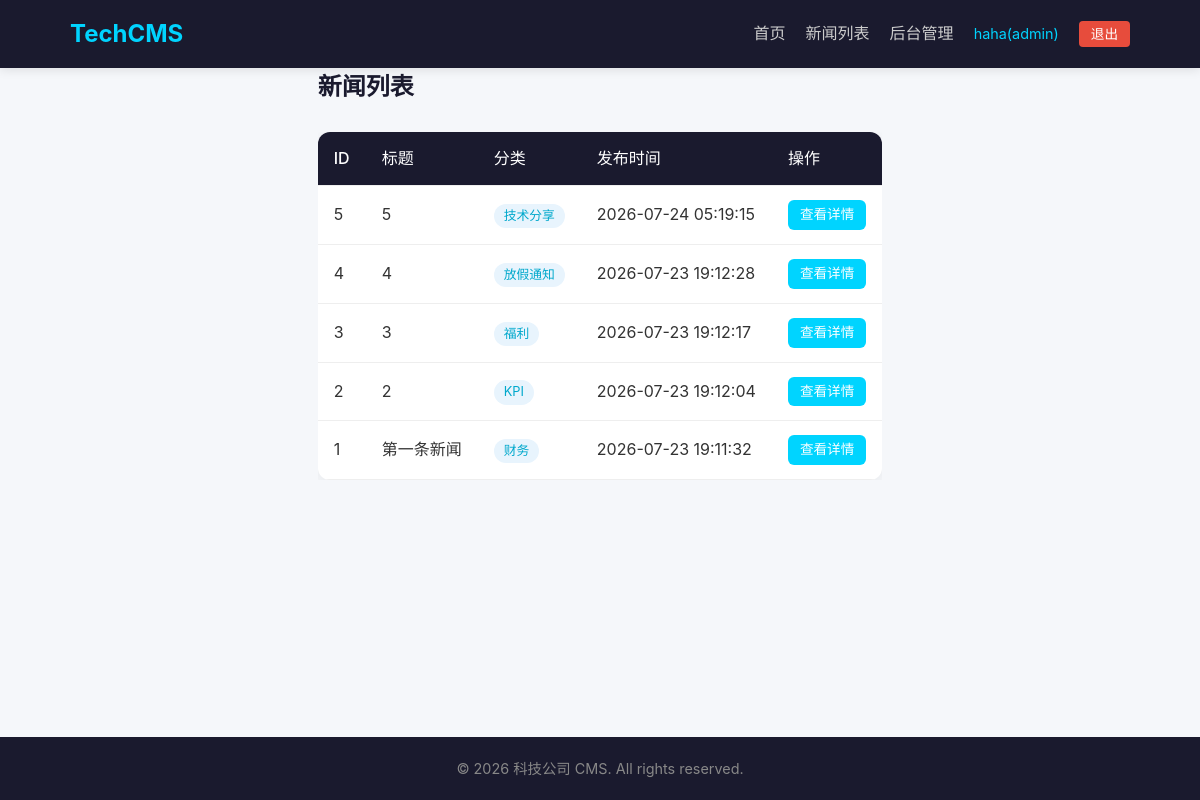
The page /news (signed in) on the database its author committed.
### __init__.py (models this page shows)
class Company_news(Base):
    __tablename__ = 'company_news'
    id = Column(Integer, primary_key=True, autoincrement=True)
    title = Column(String(255))
    content = Column(Text)
    category = Column(String(255))
    date = Column(DateTime, default=datetime.now)

### app_commpany_cns.py (the view)
@app.route('/news')
@login_user_required
def news_list_page():
    db = Session()
    news_db = db.query(Company_news).order_by(Company_news.id.desc()).all()
    news_list = [{"id": n.id, "title": n.title, "content": n.content,
                  "category": n.category, "date": n.date.strftime("%Y-%m-%d %H:%M:%S")}
                 for n in news_db]
    db.close()
    return render_template('news_list.html', news_list=news_list)

### app_commpany_cns.py (called while the page is built)
def login_user_required(f):
    @wraps(f)
    def decorated(*args, **kwargs):
        if 'username' not in session:
            return redirect(url_for('login_page'))
        return f(*args, **kwargs)
    return decorated

### templates/news_list.html (shortened to what this page needs)
{% extends "base.html" %}
{% block content %}
<div class="news-list-container">
    <h2>新闻列表</h2>
    {% if news_list %}
    <div class="table-container">
        <table class="news-table">
            <thead>
                <tr>
                    <th>ID</th>
                    <th>标题</th>
                    <th>分类</th>
                    <th>发布时间</th>
                    <th>操作</th>
                </tr>
            </thead>
            <tbody>
                {% for news in news_list %}
                <tr>
                    <td>{{ news.id }}</td>
                    <td>{{ news.title }}</td>
                    <td><span class="tag">{{ news.category }}</span></td>
                    <td>{{ news.date }}</td>
                    <td><a href="/news/{{ news.id }}" class="btn btn-sm">查看详情</a></td>
                </tr>
                {% endfor %}
            </tbody>
        </table>
    </div>
    {% else %}
    <p class="empty-tip">暂无新闻</p>
    {% endif %}
</div>
{% endblock %}

### static/style.css (style rules this page uses)
* { margin: 0; padding: 0; box-sizing: border-box; }
body { font-family: -apple-system, BlinkMacSystemFont, "Segoe UI", "Microsoft YaHei", sans-serif; background: #f5f7fa; color: #333; line-height: 1.6; min-height: 100vh; display: flex; flex-direction: column; }
.btn { display: inline-block; padding: 10px 25px; border: none; border-radius: 6px; cursor: pointer; font-size: 1rem; text-decoration: none; transition: all 0.3s; }
.btn-sm { padding: 4px 12px; font-size: 0.85rem; background: #00d4ff; color: #fff; }
.table-container { overflow-x: auto; }
.news-table { width: 100%; border-collapse: collapse; background: #fff; border-radius: 12px; overflow: hidden; box-shadow: 0 4px 15px rgba(0, 0, 0, 0.06); }
.news-table th, .news-table td { padding: 14px 16px; text-align: left; border-bottom: 1px solid #eee; }
.news-table th { background: #1a1a2e; color: #fff; font-weight: 500; }
.tag { display: inline-block; background: #e8f4fd; color: #00a8cc; padding: 2px 10px; border-radius: 20px; font-size: 0.8rem; }
.news-list-container { max-width: 960px; margin: 0 auto; }
.news-list-container h2 { margin-bottom: 25px; color: #1a1a2e; }

### rows shown on the page
Company_news: id "5", title "5", category "技术分享", date "2026-07-24 05:19:15"
Company_news: id "4", title "4", category "放假通知", date "2026-07-23 19:12:28"
Company_news: id "3", title "3", category "福利", date "2026-07-23 19:12:17"
Company_news: id "2", title "2", category "KPI", date "2026-07-23 19:12:04"
Company_news: id "1", title "第一条新闻", category "财务", date "2026-07-23 19:11:32"

### other values the page prints
{{ session.username }} "haha"
{{ session.role }} "admin"
